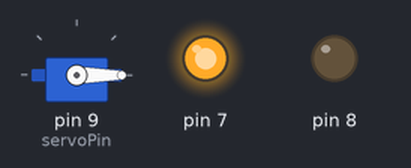
This sketch was run on a simulated Arduino Uno, built with avr-gcc and run on an emulated ATmega328P. On the bench: servo, output pins drawn as LEDs (lit = HIGH).

Above: at 0.1 s.
At 20.1 s:
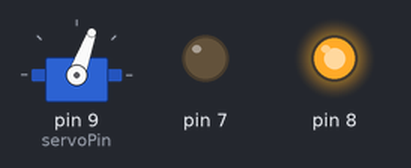
At 39.1 s:
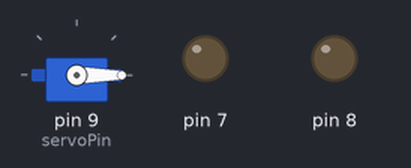
Timing chart, 0 to 40.0 s (numbered marks = the images above):
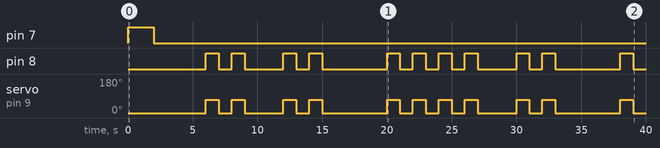

Measured:
- by itself, pin 7: LOW → HIGH at 0.00 s, → LOW 2.0 s later
- by itself, pin 8: LOW → HIGH at 6.0 s, → LOW 1.0 s later, → HIGH 1.0 s later, → LOW 1.0 s later, … (22 changes in this stretch)
- by itself, servo on pin 9 (servoPin): 0° → 70° at 6.0 s, → 0° 1.0 s later, → 70° 1.0 s later, → 0° 1.0 s later, … (22 changes in this stretch)

The sketch:

tapcodearrayled3NoPiezo.ino
```cpp
// C++ code
//
#include <Servo.h>

Servo myservo;
 #define servoPin 9

int angle =0;
// use EF92A 180d analog micro servo. not the EF90D 360d digital servo, as this one keeps spinning during delay()
// https://github.com/greggelong/arduinoTapCode

// the Piezo seems to be messing with the servo so I am taking it out
// translate sentence with python code to save arduino memory


int s[] = {0,22,42,15,22,0,24,43,0,22,34,34,14};//
void setup()
{
  myservo.attach(servoPin);
  pinMode(8,OUTPUT);
  pinMode(7,OUTPUT);
  //pinMode(3,OUTPUT);


}

void loop()
{
  for (int j = 0; j<13;j++){
    if (s[j]==0){
      // go backward for start of word
      // move servo
      myservo.write(0);
      // light green leg
      digitalWrite(7,HIGH);
      // piezo
      //analogWrite(3,20);
  	  delay(2000);
      myservo.write(0);
      digitalWrite(7,LOW);
      //analogWrite(3,0);
      delay(4000);

    }
    else{
      // start tapping out letter in word
      // use math to get the number in 10s place
        int lttr = s[j];
  		for (int i = 0; i<floor(lttr/10);i++){
  		myservo.write(70);
        digitalWrite(8,HIGH);
        // piezo
        //analogWrite(3,20);
  		delay(1000);
  		myservo.write(0);
        digitalWrite(8,LOW);
        //analogWrite(3,0);
  		delay(1000);
 		 }
  		// delay between letter half
        // use math to get the number in the 1s place
  		delay(2000);
  		for (int i =0; i <lttr%10;i++){
  		myservo.write(70);
        digitalWrite(8,HIGH);
        // piezo
        //analogWrite(3,20);
  		delay(1000);
  		myservo.write(0);
        digitalWrite(8,LOW);
        //analogWrite(3,0);
  		delay(1000);
  		}
  		// delay between letters
  		delay(4000);
   		 }
  }
}
```
